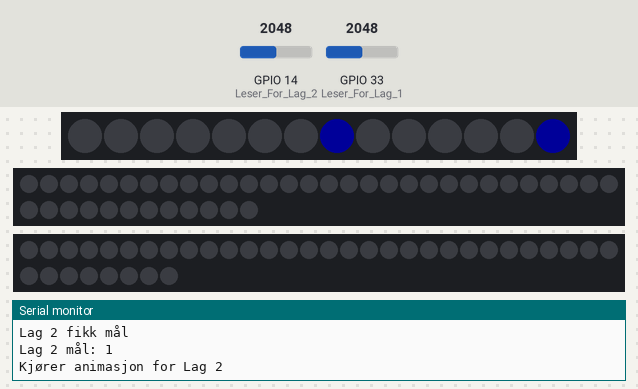
This sketch was run on a simulated ESP32. Parts: 14 RGB LEDs in strip order, left to right, 42 RGB LEDs in strip order, left to right, continuing on the next row, 38 RGB LEDs in strip order, left to right, continuing on the next row, the last lines printed to the serial monitor. The inputs (shaded band) are chosen by the test bench; at power-on: GPIO 33 (Leser_For_Lag_1) = 2048, GPIO 14 (Leser_For_Lag_2) = 2048. Dim RGB values are drawn brighter than linear.

Above: at 6.2 s.
At 14.4 s:
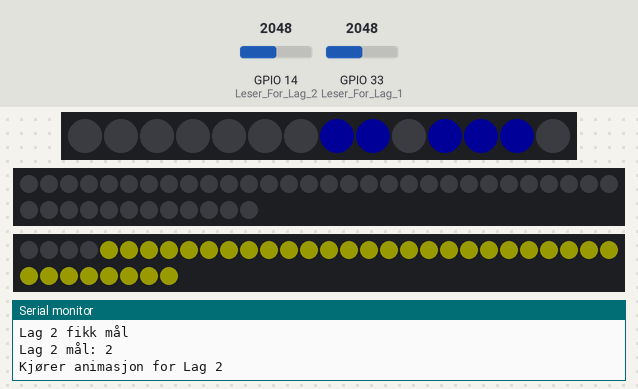
14.5 s: GPIO 33 (Leser_For_Lag_1) set to 1965
At 19.2 s:
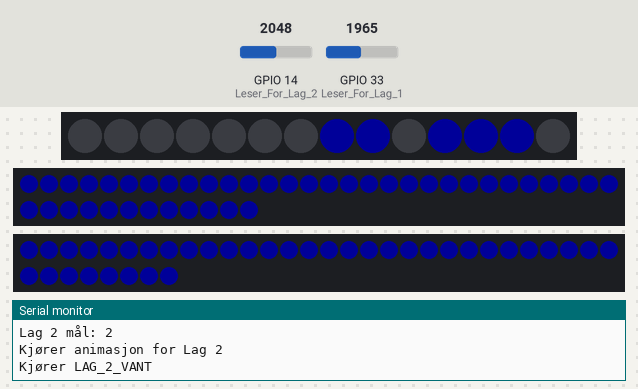
At 30.0 s:
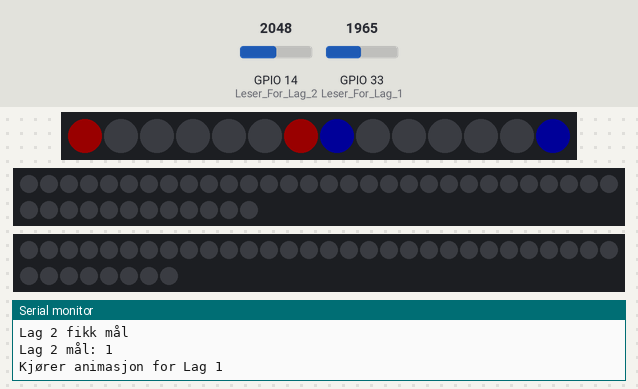

Measured:
- the behaviour switches between 2000 and 1999 on GPIO 33 (Leser_For_Lag_1) (found by bisection; images 1 and 2)
- after the input at 14.5 s, the LEDs: first differ from a run without the input after 11.4 s (image 3 shows a later state)
- what the display in image 0 shows lasts 7.5 s, from 6.2 s to 13.7 s
- what the display in image 2 shows lasts 0.5 s, from 18.9 s to 19.4 s

The sketch:

Main.ino
```cpp
#include <Adafruit_NeoPixel.h>
#include <funksjoner.h>

void setup() {
  strip0.setBrightness(25);
  strip1.setBrightness(25);
  strip2.setBrightness(25);
  strip0.begin(); // Gjør alle stripene klare
  strip0.show();
  strip1.begin();
  strip1.show();
  strip2.begin();
  strip2.show();
  Serial.begin(115200); // Start serial kommunikasjon
  KAMPSTART = true;
  Goal_1 = 0;
  Goal_2 = 0;
}

void loop() {
  int Lysnivå_Lag_1 = analogRead(Leser_For_Lag_1);
  int Lysnivå_Lag_2 = analogRead(Leser_For_Lag_2);

  if (KAMPSTART) {
    Serial.println("Kampen starter");
    Blink(strip1, strip2, strip1.Color(255, 0, 0), strip1.Color(255, 128, 0), strip2.Color(0, 0, 255), strip2.Color(0, 128, 255), 50);
    strip1.clear();
    strip1.show();
    strip2.clear();
    strip2.show();
    KAMPSTART = false;
    delay(500);
  }

  if (Lysnivå_Lag_1 < 2000) {
    Serial.println("Lag 1 fikk mål");
    Goal_1 = Goal_1 + 1;
    Serial.print("Lag 1 mål: ");
    Serial.println(Goal_1);
    Fikk_Lag_1_Mål = true;
    visGoal_1(Goal_1);
    strip0.show();
    delay(100);
  }
  if (Lysnivå_Lag_2 < 3000) {
    Serial.println("Lag 2 fikk mål");
    Goal_2 = Goal_2 + 1;
    Serial.print("Lag 2 mål: ");
    Serial.println(Goal_2);
    Fikk_Lag_2_Mål = true;
    visGoal_2(Goal_2);
    strip0.show();
    delay(100);
  }

  if (Fikk_Lag_1_Mål) {
    Serial.println("Kjører animasjon for Lag 1");
    colorWipe(strip1, strip1.Color(255, 0, 255), 25);
    colorWipe(strip1, strip1.Color(0, 255, 128), 25);
    colorWipe(strip1, strip1.Color(0, 0, 255), 25);
    Blink(strip1, strip2, strip1.Color(255, 0, 0), strip1.Color(255, 128, 0), strip2.Color(0, 0, 255), strip2.Color(0, 128, 255), 50);
    delay(1000);
    strip1.clear();
    strip1.show();
    Fikk_Lag_1_Mål = false;
    if (Goal_1 == 10) {
      LAG_1_VANT = true;
    }
    else {
    delay(6000);
    }
  }
    if (Fikk_Lag_2_Mål) {
    Serial.println("Kjører animasjon for Lag 2");
    colorWipe(strip2, strip1.Color(255, 255, 0), 25);
    colorWipe(strip2, strip1.Color(255, 100, 0), 25);
    colorWipe(strip2, strip1.Color(255, 0, 0), 25);
    Blink(strip1, strip2, strip1.Color(0, 0, 255), strip1.Color(0, 128, 255), strip2.Color(255, 0, 0), strip2.Color(255, 128, 0), 50);
    delay(1000);
    strip2.clear();
    strip2.show();
    Fikk_Lag_2_Mål = false;
    if (Goal_2 == 2) {
      LAG_2_VANT = true;
    }
    else {
    delay(6000);
    }
  }

  if (LAG_1_VANT) {
    Serial.println("Kjører LAG_1_VANT");
    WinBlink(strip1, strip2, strip1.Color(0, 0, 255), strip1.Color(0, 128, 255), strip2.Color(0, 0, 255), strip2.Color(0, 128, 255), 50);
    strip1.clear();
    strip1.show();
    strip2.clear();
    strip2.show();
    Goal_1 = 0;
    Goal_2 = 0;
    LAG_1_VANT = false;
    delay(4000);
  }

  if (LAG_2_VANT) {
    Serial.println("Kjører LAG_2_VANT");
    WinBlink2(strip1, strip2, strip1.Color(255, 0, 0), strip1.Color(255, 128, 0), strip2.Color(255, 0, 0), strip2.Color(255, 128, 0), 50);
    strip1.clear();
    strip1.show();
    strip2.clear();
    strip2.show();
    Goal_1 = 0;
    Goal_2 = 0;
    LAG_2_VANT = false;
    delay(4000);
  }
}
```

funksjoner.h
```cpp
#define PIN0 2 // Pin til scoreboard
#define NUMPIXELS0 14 // Antall pixler på scoreboard
#define PIN1 25 // Pin til scoreboardside-strip
#define NUMPIXELS1 42 // Antall pixler på scoreboardside-strip
#define PIN2 26 // Pin til den andre stripen
#define NUMPIXELS2 38 // Antall pixler på den andre stripen

#define Leser_For_Lag_1 33 // Pin til lyssensor på scoreboardside
#define Leser_For_Lag_2 14 // Pin til den andre lyssensoren

bool Fikk_Lag_1_Mål = false;
bool Fikk_Lag_2_Mål = false;
bool KAMPSTART = false;
bool LAG_1_VANT = false;
bool LAG_2_VANT = false;

int Goal_1 = 0;
int Goal_2 = 0;

Adafruit_NeoPixel strip0 = Adafruit_NeoPixel(NUMPIXELS0, PIN0, NEO_GRB + NEO_KHZ800);
Adafruit_NeoPixel strip1 = Adafruit_NeoPixel(NUMPIXELS1, PIN1, NEO_GRB + NEO_KHZ800);
Adafruit_NeoPixel strip2 = Adafruit_NeoPixel(NUMPIXELS2, PIN2, NEO_GRB + NEO_KHZ800);

/* Scoreboard kode */

const bool digitSegments[10][7] = {
  {1, 1, 1, 0, 1, 1, 1}, // 0
  {1, 0, 0, 0, 0, 0, 1}, // 1
  {1, 1, 0, 1, 1, 1, 0}, // 2
  {1, 1, 0, 1, 0, 1, 1 }, // 3
  {1, 0, 1, 1, 0, 0, 1}, // 4
  {0, 1, 1, 1, 0, 1, 1}, // 5
  {0, 1, 1, 1, 1, 1, 1}, // 6
  {1, 1, 0, 0, 0, 0, 1}, // 7
  {1, 1, 1, 1, 1, 1, 1}, // 8
  {1, 1, 1, 1, 0, 1, 1}  // 9
};


// Funksjon for å vise et tall på den første 7-segment (0–6)
void visGoal_1(int Goal_1) {
  if (Goal_1 < 0 || Goal_1 > 9) return; // Valider at tallet er mellom 0 og 9
    for (int i = 0; i < 7; i++) {
      if (digitSegments[Goal_1][i]) {
      strip0.setPixelColor(i, strip0.Color(255, 0, 0)); // Rødt lys for segmentene som skal være på
    }
      else {
      strip0.setPixelColor(i, strip0.Color(0, 0, 0));   // Slå av segmentene som ikke er i bruk
    }
  }
}

// Funksjon for å vise et tall på den andre 7-segment (7–13)
void visGoal_2(int Goal_2) {
  if (Goal_2 < 0 || Goal_2 > 9) return; // Valider at tallet er mellom 0 og 9
    for (int i = 7; i < 14; i++) {
      if (digitSegments[Goal_2][i - 7]) {
      strip0.setPixelColor(i, strip0.Color(0, 0, 255)); // Rødt lys for segmentene som skal være på
    }
      else {
      strip0.setPixelColor(i, strip0.Color(0, 0, 0));   // Slå av segmentene som ikke er i bruk
    }
  }
}

/* Animasjoner */

void colorWipe(Adafruit_NeoPixel& strip1, uint32_t color, int wait) {
  int center = NUMPIXELS1 / 2;

  for(int i = 0; i <= center; i++) {
    strip1.setPixelColor(center + i, color);
    strip1.setPixelColor(center - i, color);
    strip1.show();
    delay(30);
  }
}

void Blink(Adafruit_NeoPixel& strip, Adafruit_NeoPixel& strip2, uint32_t color1_1, uint32_t color1_2, uint32_t color2_1, uint32_t color2_2, int wait) {

  for (int i = 0; i < 2; ++i) {
    for (int j = 0; j < NUMPIXELS1; ++j) {
      strip1.setPixelColor(j, strip1.Color(255, 0, 0));
      strip2.setPixelColor(j, strip2.Color(0, 0, 255));
      }
    strip1.show();
    strip2.show();
    delay(500);
    for (int j = 0; j < NUMPIXELS1; ++j) {
      strip1.setPixelColor(j, strip1.Color(0, 0, 0));
      strip2.setPixelColor(j, strip2.Color(0, 0, 0));
    }
    strip1.show();
    strip2.show();
    delay(500);
  }
}

void WinBlink(Adafruit_NeoPixel& strip, Adafruit_NeoPixel& strip2, uint32_t color1_1, uint32_t color1_2, uint32_t color2_1, uint32_t color2_2, int wait) {

  for (int i = 0; i < 3; ++i) {
    for (int j = 0; j < NUMPIXELS1; ++j) {
      strip1.setPixelColor(j, strip1.Color(255, 0, 0));
      strip2.setPixelColor(j, strip2.Color(255, 0, 0));
      }
    strip1.show();
    strip2.show();
    delay(500);
    for (int j = 0; j < NUMPIXELS1; ++j) {
      strip1.setPixelColor(j, strip1.Color(0, 0, 0));
      strip2.setPixelColor(j, strip2.Color(0, 0, 0));
    }
    strip1.show();
    strip2.show();
    delay(500);
  }
}
void WinBlink2(Adafruit_NeoPixel& strip1, Adafruit_NeoPixel& strip2, uint32_t color1_1, uint32_t color1_2, uint32_t color2_1, uint32_t color2_2, int wait) {

  for (int i = 0; i < 3; ++i) {
    for (int j = 0; j < NUMPIXELS1; ++j) {
      strip1.setPixelColor(j, strip1.Color(0, 0, 255));
      strip2.setPixelColor(j, strip2.Color(0, 0, 255));
      }
    strip1.show();
    strip2.show();
    delay(500);
    for (int j = 0; j < NUMPIXELS1; ++j) {
      strip1.setPixelColor(j, strip1.Color(0, 0, 0));
      strip2.setPixelColor(j, strip2.Color(0, 0, 0));
    }
    strip1.show();
    strip2.show();
    delay(500);
  }
}
```
